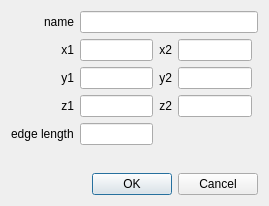
<?xml version="1.0" encoding="UTF-8"?>
<ui version="4.0">
 <class>GuiEdgeLengthSourceBox</class>
 <widget class="QDialog" name="GuiEdgeLengthSourceBox">
  <property name="geometry">
   <rect>
    <x>0</x>
    <y>0</y>
    <width>269</width>
    <height>206</height>
   </rect>
  </property>
  <property name="windowTitle">
   <string>box source</string>
  </property>
  <layout class="QVBoxLayout" name="verticalLayout">
   <item>
    <layout class="QGridLayout" name="gridLayout">
     <item row="0" column="1" colspan="4">
      <widget class="QLineEdit" name="lineEditName"/>
     </item>
     <item row="0" column="0">
      <widget class="QLabel" name="label">
       <property name="text">
        <string>name</string>
       </property>
       <property name="alignment">
        <set>Qt::AlignRight|Qt::AlignTrailing|Qt::AlignVCenter</set>
       </property>
      </widget>
     </item>
     <item row="1" column="1">
      <widget class="QLineEdit" name="lineEditX1"/>
     </item>
     <item row="1" column="0">
      <widget class="QLabel" name="label_2">
       <property name="text">
        <string>x1</string>
       </property>
       <property name="alignment">
        <set>Qt::AlignRight|Qt::AlignTrailing|Qt::AlignVCenter</set>
       </property>
      </widget>
     </item>
     <item row="1" column="2">
      <widget class="QLabel" name="label_8">
       <property name="text">
        <string>x2</string>
       </property>
       <property name="alignment">
        <set>Qt::AlignRight|Qt::AlignTrailing|Qt::AlignVCenter</set>
       </property>
      </widget>
     </item>
     <item row="2" column="1">
      <widget class="QLineEdit" name="lineEditY1"/>
     </item>
     <item row="3" column="1">
      <widget class="QLineEdit" name="lineEditZ1"/>
     </item>
     <item row="2" column="0">
      <widget class="QLabel" name="label_9">
       <property name="text">
        <string>y1</string>
       </property>
       <property name="alignment">
        <set>Qt::AlignRight|Qt::AlignTrailing|Qt::AlignVCenter</set>
       </property>
      </widget>
     </item>
     <item row="3" column="0">
      <widget class="QLabel" name="label_10">
       <property name="text">
        <string>z1</string>
       </property>
       <property name="alignment">
        <set>Qt::AlignRight|Qt::AlignTrailing|Qt::AlignVCenter</set>
       </property>
      </widget>
     </item>
     <item row="2" column="2">
      <widget class="QLabel" name="label_11">
       <property name="text">
        <string>y2</string>
       </property>
       <property name="alignment">
        <set>Qt::AlignRight|Qt::AlignTrailing|Qt::AlignVCenter</set>
       </property>
      </widget>
     </item>
     <item row="3" column="2">
      <widget class="QLabel" name="label_12">
       <property name="text">
        <string>z2</string>
       </property>
       <property name="alignment">
        <set>Qt::AlignRight|Qt::AlignTrailing|Qt::AlignVCenter</set>
       </property>
      </widget>
     </item>
     <item row="2" column="3">
      <widget class="QLineEdit" name="lineEditY2"/>
     </item>
     <item row="3" column="3">
      <widget class="QLineEdit" name="lineEditZ2"/>
     </item>
     <item row="1" column="3">
      <widget class="QLineEdit" name="lineEditX2"/>
     </item>
     <item row="4" column="1">
      <widget class="QLineEdit" name="lineEditEL"/>
     </item>
     <item row="4" column="0">
      <widget class="QLabel" name="label_6">
       <property name="text">
        <string>edge length</string>
       </property>
      </widget>
     </item>
    </layout>
   </item>
   <item>
    <spacer name="verticalSpacer">
     <property name="orientation">
      <enum>Qt::Vertical</enum>
     </property>
     <property name="sizeHint" stdset="0">
      <size>
       <width>20</width>
       <height>40</height>
      </size>
     </property>
    </spacer>
   </item>
   <item>
    <widget class="QDialogButtonBox" name="buttonBox">
     <property name="orientation">
      <enum>Qt::Horizontal</enum>
     </property>
     <property name="standardButtons">
      <set>QDialogButtonBox::Cancel|QDialogButtonBox::Ok</set>
     </property>
    </widget>
   </item>
  </layout>
 </widget>
 <tabstops>
  <tabstop>lineEditName</tabstop>
  <tabstop>lineEditX1</tabstop>
  <tabstop>lineEditY1</tabstop>
  <tabstop>lineEditZ1</tabstop>
  <tabstop>lineEditX2</tabstop>
  <tabstop>lineEditY2</tabstop>
  <tabstop>lineEditZ2</tabstop>
  <tabstop>lineEditEL</tabstop>
  <tabstop>buttonBox</tabstop>
 </tabstops>
 <resources/>
 <connections>
  <connection>
   <sender>buttonBox</sender>
   <signal>accepted()</signal>
   <receiver>GuiEdgeLengthSourceBox</receiver>
   <slot>accept()</slot>
   <hints>
    <hint type="sourcelabel">
     <x>248</x>
     <y>254</y>
    </hint>
    <hint type="destinationlabel">
     <x>157</x>
     <y>274</y>
    </hint>
   </hints>
  </connection>
  <connection>
   <sender>buttonBox</sender>
   <signal>rejected()</signal>
   <receiver>GuiEdgeLengthSourceBox</receiver>
   <slot>reject()</slot>
   <hints>
    <hint type="sourcelabel">
     <x>316</x>
     <y>260</y>
    </hint>
    <hint type="destinationlabel">
     <x>286</x>
     <y>274</y>
    </hint>
   </hints>
  </connection>
 </connections>
</ui>
